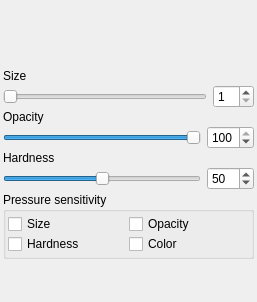
<ui version="4.0" >
 <class>BrushSettings</class>
 <widget class="QWidget" name="BrushSettings" >
  <property name="geometry" >
   <rect>
    <x>0</x>
    <y>0</y>
    <width>257</width>
    <height>302</height>
   </rect>
  </property>
  <property name="windowTitle" >
   <string>Form</string>
  </property>
  <layout class="QVBoxLayout" >
   <property name="margin" >
    <number>3</number>
   </property>
   <property name="spacing" >
    <number>2</number>
   </property>
   <item>
    <widget class="BrushPreview" name="preview" >
     <property name="sizePolicy" >
      <sizepolicy>
       <hsizetype>7</hsizetype>
       <vsizetype>7</vsizetype>
       <horstretch>0</horstretch>
       <verstretch>0</verstretch>
      </sizepolicy>
     </property>
     <property name="minimumSize" >
      <size>
       <width>0</width>
       <height>64</height>
      </size>
     </property>
     <property name="maximumSize" >
      <size>
       <width>16777215</width>
       <height>128</height>
      </size>
     </property>
     <property name="palette" >
      <palette>
       <active>
        <colorrole role="Base" >
         <brush brushstyle="SolidPattern" >
          <color alpha="255" >
           <red>255</red>
           <green>255</green>
           <blue>255</blue>
          </color>
         </brush>
        </colorrole>
        <colorrole role="Window" >
         <brush brushstyle="SolidPattern" >
          <color alpha="255" >
           <red>255</red>
           <green>255</green>
           <blue>255</blue>
          </color>
         </brush>
        </colorrole>
       </active>
       <inactive>
        <colorrole role="Base" >
         <brush brushstyle="SolidPattern" >
          <color alpha="255" >
           <red>255</red>
           <green>255</green>
           <blue>255</blue>
          </color>
         </brush>
        </colorrole>
        <colorrole role="Window" >
         <brush brushstyle="SolidPattern" >
          <color alpha="255" >
           <red>255</red>
           <green>255</green>
           <blue>255</blue>
          </color>
         </brush>
        </colorrole>
       </inactive>
       <disabled>
        <colorrole role="Base" >
         <brush brushstyle="SolidPattern" >
          <color alpha="255" >
           <red>255</red>
           <green>255</green>
           <blue>255</blue>
          </color>
         </brush>
        </colorrole>
        <colorrole role="Window" >
         <brush brushstyle="SolidPattern" >
          <color alpha="255" >
           <red>255</red>
           <green>255</green>
           <blue>255</blue>
          </color>
         </brush>
        </colorrole>
       </disabled>
      </palette>
     </property>
    </widget>
   </item>
   <item>
    <widget class="QLabel" name="label" >
     <property name="text" >
      <string>Size</string>
     </property>
    </widget>
   </item>
   <item>
    <layout class="QHBoxLayout" >
     <property name="margin" >
      <number>0</number>
     </property>
     <property name="spacing" >
      <number>6</number>
     </property>
     <item>
      <widget class="QSlider" name="brushsize" >
       <property name="minimum" >
        <number>1</number>
       </property>
       <property name="orientation" >
        <enum>Qt::Horizontal</enum>
       </property>
      </widget>
     </item>
     <item>
      <widget class="QSpinBox" name="brushsizebox" >
       <property name="minimum" >
        <number>1</number>
       </property>
      </widget>
     </item>
    </layout>
   </item>
   <item>
    <widget class="QLabel" name="label_2" >
     <property name="text" >
      <string>Opacity</string>
     </property>
    </widget>
   </item>
   <item>
    <layout class="QHBoxLayout" >
     <property name="margin" >
      <number>0</number>
     </property>
     <property name="spacing" >
      <number>6</number>
     </property>
     <item>
      <widget class="QSlider" name="brushopacity" >
       <property name="minimum" >
        <number>1</number>
       </property>
       <property name="maximum" >
        <number>100</number>
       </property>
       <property name="value" >
        <number>100</number>
       </property>
       <property name="orientation" >
        <enum>Qt::Horizontal</enum>
       </property>
      </widget>
     </item>
     <item>
      <widget class="QSpinBox" name="brushopacitybox" >
       <property name="maximum" >
        <number>100</number>
       </property>
       <property name="minimum" >
        <number>1</number>
       </property>
       <property name="value" >
        <number>100</number>
       </property>
      </widget>
     </item>
    </layout>
   </item>
   <item>
    <widget class="QLabel" name="label_3" >
     <property name="text" >
      <string>Hardness</string>
     </property>
    </widget>
   </item>
   <item>
    <layout class="QHBoxLayout" >
     <property name="margin" >
      <number>0</number>
     </property>
     <property name="spacing" >
      <number>6</number>
     </property>
     <item>
      <widget class="QSlider" name="brushhardness" >
       <property name="minimum" >
        <number>0</number>
       </property>
       <property name="maximum" >
        <number>100</number>
       </property>
       <property name="value" >
        <number>50</number>
       </property>
       <property name="orientation" >
        <enum>Qt::Horizontal</enum>
       </property>
      </widget>
     </item>
     <item>
      <widget class="QSpinBox" name="brushhardnessbox" >
       <property name="maximum" >
        <number>100</number>
       </property>
       <property name="minimum" >
        <number>0</number>
       </property>
       <property name="value" >
        <number>50</number>
       </property>
      </widget>
     </item>
    </layout>
   </item>
   <item>
    <widget class="QGroupBox" name="groupBox" >
     <property name="title" >
      <string>Pressure sensitivity</string>
     </property>
     <layout class="QGridLayout" >
      <property name="margin" >
       <number>2</number>
      </property>
      <property name="spacing" >
       <number>0</number>
      </property>
      <item row="1" column="1" >
       <widget class="QCheckBox" name="pressurecolor" >
        <property name="text" >
         <string>Color</string>
        </property>
       </widget>
      </item>
      <item row="1" column="0" >
       <widget class="QCheckBox" name="pressurehardness" >
        <property name="text" >
         <string>Hardness</string>
        </property>
       </widget>
      </item>
      <item row="0" column="1" >
       <widget class="QCheckBox" name="pressureopacity" >
        <property name="text" >
         <string>Opacity</string>
        </property>
       </widget>
      </item>
      <item row="0" column="0" >
       <widget class="QCheckBox" name="pressuresize" >
        <property name="text" >
         <string>Size</string>
        </property>
       </widget>
      </item>
     </layout>
    </widget>
   </item>
   <item>
    <spacer>
     <property name="orientation" >
      <enum>Qt::Vertical</enum>
     </property>
     <property name="sizeHint" >
      <size>
       <width>20</width>
       <height>40</height>
      </size>
     </property>
    </spacer>
   </item>
  </layout>
 </widget>
 <customwidgets>
  <customwidget>
   <class>BrushPreview</class>
   <extends>QWidget</extends>
   <header>brushpreview.h</header>
  </customwidget>
 </customwidgets>
 <tabstops>
  <tabstop>brushsizebox</tabstop>
  <tabstop>brushopacitybox</tabstop>
  <tabstop>brushhardnessbox</tabstop>
  <tabstop>pressuresize</tabstop>
  <tabstop>pressureopacity</tabstop>
  <tabstop>pressurehardness</tabstop>
  <tabstop>pressurecolor</tabstop>
  <tabstop>brushsize</tabstop>
  <tabstop>brushopacity</tabstop>
  <tabstop>brushhardness</tabstop>
 </tabstops>
 <resources/>
 <connections>
  <connection>
   <sender>brushsize</sender>
   <signal>valueChanged(int)</signal>
   <receiver>brushsizebox</receiver>
   <slot>setValue(int)</slot>
   <hints>
    <hint type="sourcelabel" >
     <x>146</x>
     <y>110</y>
    </hint>
    <hint type="destinationlabel" >
     <x>252</x>
     <y>115</y>
    </hint>
   </hints>
  </connection>
  <connection>
   <sender>brushsizebox</sender>
   <signal>valueChanged(int)</signal>
   <receiver>brushsize</receiver>
   <slot>setValue(int)</slot>
   <hints>
    <hint type="sourcelabel" >
     <x>252</x>
     <y>112</y>
    </hint>
    <hint type="destinationlabel" >
     <x>27</x>
     <y>110</y>
    </hint>
   </hints>
  </connection>
  <connection>
   <sender>brushopacity</sender>
   <signal>valueChanged(int)</signal>
   <receiver>brushopacitybox</receiver>
   <slot>setValue(int)</slot>
   <hints>
    <hint type="sourcelabel" >
     <x>107</x>
     <y>162</y>
    </hint>
    <hint type="destinationlabel" >
     <x>252</x>
     <y>167</y>
    </hint>
   </hints>
  </connection>
  <connection>
   <sender>brushopacitybox</sender>
   <signal>valueChanged(int)</signal>
   <receiver>brushopacity</receiver>
   <slot>setValue(int)</slot>
   <hints>
    <hint type="sourcelabel" >
     <x>252</x>
     <y>167</y>
    </hint>
    <hint type="destinationlabel" >
     <x>40</x>
     <y>162</y>
    </hint>
   </hints>
  </connection>
  <connection>
   <sender>brushhardness</sender>
   <signal>valueChanged(int)</signal>
   <receiver>brushhardnessbox</receiver>
   <slot>setValue(int)</slot>
   <hints>
    <hint type="sourcelabel" >
     <x>147</x>
     <y>214</y>
    </hint>
    <hint type="destinationlabel" >
     <x>252</x>
     <y>219</y>
    </hint>
   </hints>
  </connection>
  <connection>
   <sender>brushhardnessbox</sender>
   <signal>valueChanged(int)</signal>
   <receiver>brushhardness</receiver>
   <slot>setValue(int)</slot>
   <hints>
    <hint type="sourcelabel" >
     <x>252</x>
     <y>219</y>
    </hint>
    <hint type="destinationlabel" >
     <x>16</x>
     <y>214</y>
    </hint>
   </hints>
  </connection>
  <connection>
   <sender>brushsize</sender>
   <signal>valueChanged(int)</signal>
   <receiver>preview</receiver>
   <slot>setSize(int)</slot>
   <hints>
    <hint type="sourcelabel" >
     <x>70</x>
     <y>100</y>
    </hint>
    <hint type="destinationlabel" >
     <x>80</x>
     <y>40</y>
    </hint>
   </hints>
  </connection>
  <connection>
   <sender>brushhardness</sender>
   <signal>valueChanged(int)</signal>
   <receiver>preview</receiver>
   <slot>setHardness(int)</slot>
   <hints>
    <hint type="sourcelabel" >
     <x>175</x>
     <y>207</y>
    </hint>
    <hint type="destinationlabel" >
     <x>220</x>
     <y>35</y>
    </hint>
   </hints>
  </connection>
  <connection>
   <sender>brushopacity</sender>
   <signal>valueChanged(int)</signal>
   <receiver>preview</receiver>
   <slot>setOpacity(int)</slot>
   <hints>
    <hint type="sourcelabel" >
     <x>167</x>
     <y>151</y>
    </hint>
    <hint type="destinationlabel" >
     <x>192</x>
     <y>50</y>
    </hint>
   </hints>
  </connection>
  <connection>
   <sender>pressuresize</sender>
   <signal>toggled(bool)</signal>
   <receiver>preview</receiver>
   <slot>setSizePressure(bool)</slot>
   <hints>
    <hint type="sourcelabel" >
     <x>36</x>
     <y>257</y>
    </hint>
    <hint type="destinationlabel" >
     <x>60</x>
     <y>27</y>
    </hint>
   </hints>
  </connection>
  <connection>
   <sender>pressureopacity</sender>
   <signal>toggled(bool)</signal>
   <receiver>preview</receiver>
   <slot>setOpacityPressure(bool)</slot>
   <hints>
    <hint type="sourcelabel" >
     <x>157</x>
     <y>257</y>
    </hint>
    <hint type="destinationlabel" >
     <x>167</x>
     <y>27</y>
    </hint>
   </hints>
  </connection>
  <connection>
   <sender>pressurehardness</sender>
   <signal>toggled(bool)</signal>
   <receiver>preview</receiver>
   <slot>setHardnessPressure(bool)</slot>
   <hints>
    <hint type="sourcelabel" >
     <x>31</x>
     <y>280</y>
    </hint>
    <hint type="destinationlabel" >
     <x>43</x>
     <y>26</y>
    </hint>
   </hints>
  </connection>
  <connection>
   <sender>pressurecolor</sender>
   <signal>toggled(bool)</signal>
   <receiver>preview</receiver>
   <slot>setColorPressure(bool)</slot>
   <hints>
    <hint type="sourcelabel" >
     <x>181</x>
     <y>280</y>
    </hint>
    <hint type="destinationlabel" >
     <x>235</x>
     <y>19</y>
    </hint>
   </hints>
  </connection>
 </connections>
</ui>
